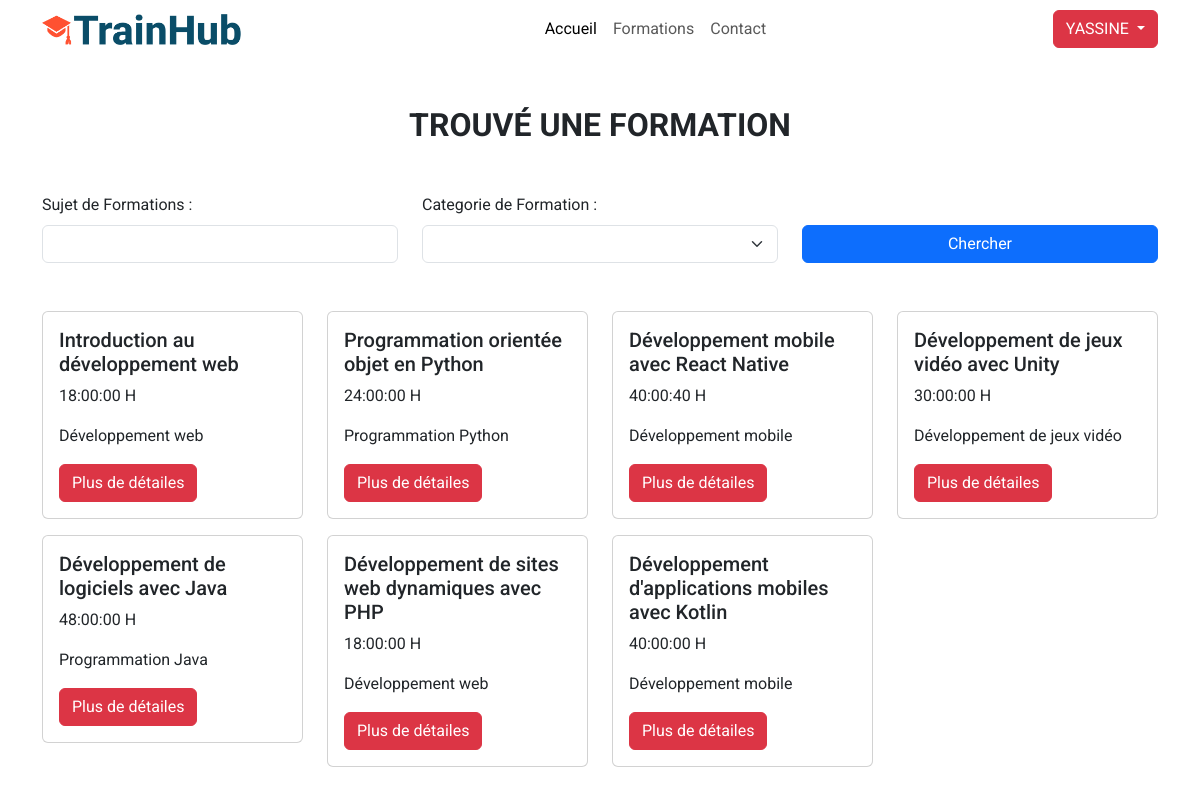
/formation.php (signed in), run on the app's committed database.
### tables this page shows
CREATE TABLE IF NOT EXISTS `formation` (
  `ID_FORMATION` int NOT NULL AUTO_INCREMENT,
  `ID_ADMIN` int NOT NULL,
  `SUJET_FORMATION` varchar(150) DEFAULT NULL,
  `CATEGORIE_FORMATION` varchar(30) DEFAULT NULL,
  `HORRAIRE_FORMATION` time DEFAULT NULL,
  `DESCRIPTIVE_FORMATION` varchar(1000) DEFAULT NULL,
  PRIMARY KEY (`ID_FORMATION`),
  KEY `FK_FORMATIO_CREER_ADMIN` (`ID_ADMIN`)
);

### formation.php (the view, shortened to what this page needs)
<?php
include("./db_connection.php");
?>
<!doctype html>
<html lang="en">
  <head>
    <link rel="stylesheet" href="styles.css">
    <link href="https://cdn.jsdelivr.net/npm/bootstrap@5.3.0-alpha3/dist/css/bootstrap.min.css" rel="stylesheet">
  </head>
  <body>
    <header class="sticky-top">
      <nav class="navbar navbar-expand-lg navbar-light bg-transparent">
        <div class="container">
          <a class="navbar-brand" href="index.php">
            <img src="icons/logo.png" alt="Logo" width="200">
          </a>
          <div class="collapse navbar-collapse" id="navbarNav">
            <ul class="navbar-nav mx-auto">
              <li class="nav-item">
                <a class="nav-link active" href="index.php">Accueil</a>
              </li>
              <li class="nav-item">
                <a class="nav-link" href="./formation.php">Formations</a>
              </li>
              <li class="nav-item">
                <a class="nav-link" href="#">Contact</a>
              </li>
            </ul>
            <div class="d-flex">
            <?php
                  if (isset($_SESSION['email'])) {
                      echo '
                      <div class="dropdown">
                        <button class="btn btn-danger dropdown-toggle text-uppercase" type="button" data-bs-toggle="dropdown" aria-expanded="false">
                          '. $_SESSION['full_name'] .'
                        </button>
                        <ul class="dropdown-menu">
                          <li><a class="dropdown-item" href="./profil.php">Mon Profil</a></li>
                          <li><a class="dropdown-item" href="#">Editer Mes Informations</a></li>
                          <li><hr class="dropdown-divider"></li>
                          <li><a class="dropdown-item" href="logout.php">Se Deconnecter</a></li>
                        </ul>
                      </div>';
                  } else {
                      echo '<a href="login.php" class="btn btn-outline-danger me-2" type="button">Login</a>
                      <a class="btn btn-danger" type="button">Sign up</a>';
                  }
                ?>
            </div>
          </div>
        </div>
      </nav>
    </header>
      <?php
        $formation_categorie_query = "SELECT ID_FORMATION, CATEGORIE_FORMATION FROM `formation` GROUP BY CATEGORIE_FORMATION";
        $formation_categorie = $db_connection->prepare($formation_categorie_query);
        $formation_categorie->execute();
      ?>
    <section class="container my-5" id="filter">
      <h2 class="section-title">Trouvé une formation</h2>
      <form class="row my-5" method="post">
        <div class="col-sm-4">
          <label for="title" class="form-label">Sujet de Formations :</label>
          <input type="text" class="form-control" id="title" name="title">
        </div>
        <div class="col-sm-4">
          <label for="categorie" class="form-label">Categorie de Formation :</label>
          <select class="form-select" name="categorie">
            <option></option>
            <?php
              while($row = $formation_categorie->fetch(PDO::FETCH_ASSOC)) {
                echo '<option value="'.$row['CATEGORIE_FORMATION'].'">'.$row['CATEGORIE_FORMATION'].'</option>';
              }
            ?>
          </select>
        </div>
        <div class="col-sm-4 d-flex align-items-end">
          <button type="submit" class="btn btn-primary w-100" name="chercher">Chercher</button>
        </div>
      </form>
    </section>
      <?php
        $formation_list_request = "SELECT * FROM `formation` WHERE formation.ID_FORMATION > 0 ";
      ?>
    <section class="container my-5" id="formation-list">
      <div class="row">
        <?php
          $formation_list = $db_connection->prepare($formation_list_request);
          $formation_list->execute();
          while($row = $formation_list->fetch(PDO::FETCH_ASSOC)) {
            echo'
            <div class="col-sm-6 col-md-3 mb-3">
              <div class="card">
                <div class="card-body">
                  <h5 class="card-title">'.$row['SUJET_FORMATION'].'</h5>
                  <p class="card-text text-botd">'.$row['HORRAIRE_FORMATION'].' H</p>
                  <p class="card-text">'.$row['CATEGORIE_FORMATION'].'</p>
                  <a href="details.php?id='.$row['ID_FORMATION'].'" class="btn btn-danger">Plus de détailes</a>
                </div>
              </div>
            </div>';
          }
        ?>
      </div>
    </section>
</body>
</html>

### styles.css (style rules this page uses)
* { font-family: 'Roboto', sans-serif; }
.section-title { font-size: 32px; text-transform: uppercase; font-weight: 700; text-align: center; }

### data on the page
formation: SUJET_FORMATION "Introduction au développement web", HORRAIRE_FORMATION "18:00:00", CATEGORIE_FORMATION "Développement web"
formation: SUJET_FORMATION "Programmation orientée objet en Python", HORRAIRE_FORMATION "24:00:00", CATEGORIE_FORMATION "Programmation Python"
formation: SUJET_FORMATION "Développement mobile avec React Native", HORRAIRE_FORMATION "40:00:40", CATEGORIE_FORMATION "Développement mobile"
formation: SUJET_FORMATION "Développement de jeux vidéo avec Unity", HORRAIRE_FORMATION "30:00:00", CATEGORIE_FORMATION "Développement de jeux vidéo"
formation: SUJET_FORMATION "Développement de logiciels avec Java", HORRAIRE_FORMATION "48:00:00", CATEGORIE_FORMATION "Programmation Java"
formation: SUJET_FORMATION "Développement de sites web dynamiques avec PHP", HORRAIRE_FORMATION "18:00:00", CATEGORIE_FORMATION "Développement web"
formation: SUJET_FORMATION "Développement d'applications mobiles avec Kotlin", HORRAIRE_FORMATION "40:00:00", CATEGORIE_FORMATION "Développement mobile"

### other printed values
$_SESSION['full_name'] "YASSINE"
